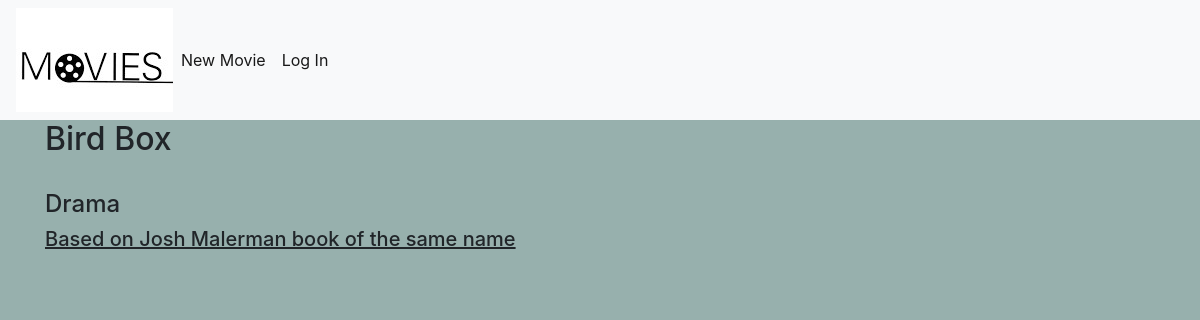
The page /1 on the database its author committed.
### model.py (models this page shows, shortened)
class Movies(db.Model):
    __tablename__ = "movies"
    moviesId = db.Column(db.Integer, primary_key=True)
    title = db.Column(db.Text, nullable=False)
    genre = db.Column(db.Text, nullable=False)
    description = db.Column(db.Text, nullable=False)

### app.py (the view)
@app.route('/<int:movie_id>')
def movie(movie_id):
    movie = controller.get_movie(movie_id)
    return render_template('movie.html', movie=movie)

### controller.py (called while the page is built)
def get_movie(movie_id):
    return Movies.query.filter_by(moviesId=movie_id).first()

### templates/movie.html
{% extends 'base.html' %}
{% block content %}
<h2>{% block title %} {{ movie['title'] }} {% endblock %}</h2>
<br/>
<h4>{{ movie['genre'] }}</h4>
<h5>{{ movie['description'] }}</h5>
{% endblock %}

### static/css/style.css (style rules this page uses)
body { background-color: #97b0ad; }
h5 { text-decoration: underline; }

### rows shown on the page
Movies: title "Bird Box", genre "Drama", description "Based on Josh Malerman book of the same name"
